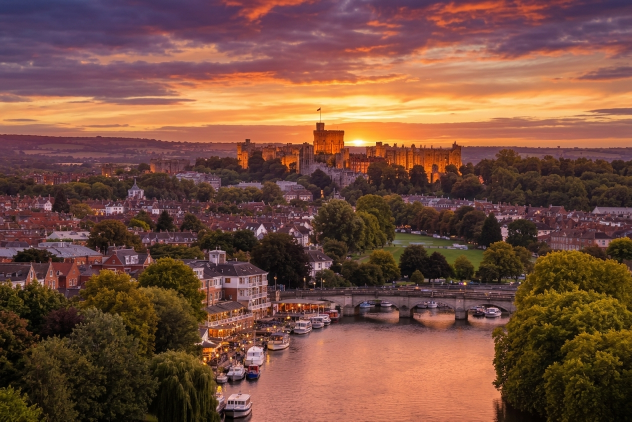
#> input picture adda/website/assets/images/about-slough.jpg, 1264 x 843 px (shown at 1/2 size)
$ python generate_favicons.py ../../../adda/website/assets/images/about-slough.jpg ../../../adda/website/assets/images/durga-pujo-pandal.jpg
#> lines starting #> are read from the running program, lines starting #| are printed output that depends on the picture
#!/usr/bin/env python3
"""
Generate a full favicon set for The Confidence Academy dashboard from the
brand's "runner" mark (a transparent PNG).

Usage:
    python3 generate_favicons.py <source_image.png> <output_dir>

Produces, inside <output_dir>:
    favicon.ico              (multi-resolution: 16, 32, 48 px)
    favicon-16x16.png
    favicon-32x32.png
    favicon-48x48.png
    favicon-192x192.png      (Android / PWA)
    favicon-512x512.png      (Android / PWA, splash)
    apple-touch-icon.png     (180x180, iOS home screen)
    site.webmanifest         (so mobile "add to home screen" picks up the icons)

The source mark is auto-cropped to its opaque content, padded back out to a
square canvas with a small margin (so it isn't touching the edges once
squashed down to 16x16), then resized with high-quality downsampling for
each target size. Re-run this script any time the logo/mark artwork changes.
"""
import sys
import os
import json
from PIL import Image

TARGET_SIZES = [16, 32, 48, 192, 512]
APPLE_TOUCH_SIZE = 180
ICO_SIZES = [16, 32, 48]
MARGIN_RATIO = 0.06  # breathing room around the mark on the square canvas


def load_and_square(src_path, margin_ratio=MARGIN_RATIO):
#> called with margin_ratio = 0.06
    im = Image.open(src_path).convert("RGBA")

    bbox = im.getbbox()
#> bbox = (0, 0, 1264, 843)
    if bbox:
        im = im.crop(bbox)

    w, h = im.size
#> w = 1264; h = 843
    side = max(w, h)
#> side = 1264
    margin = int(side * margin_ratio)
#> margin = 75
    canvas_size = side + margin * 2
#> canvas_size = 1414

    canvas = Image.new("RGBA", (canvas_size, canvas_size), (0, 0, 0, 0))
#> canvas: PIL image 1414x1414 RGBA; every value is 0
    paste_x = (canvas_size - w) // 2
#> paste_x = 75
    paste_y = (canvas_size - h) // 2
#> paste_y = 285
    canvas.paste(im, (paste_x, paste_y), im)
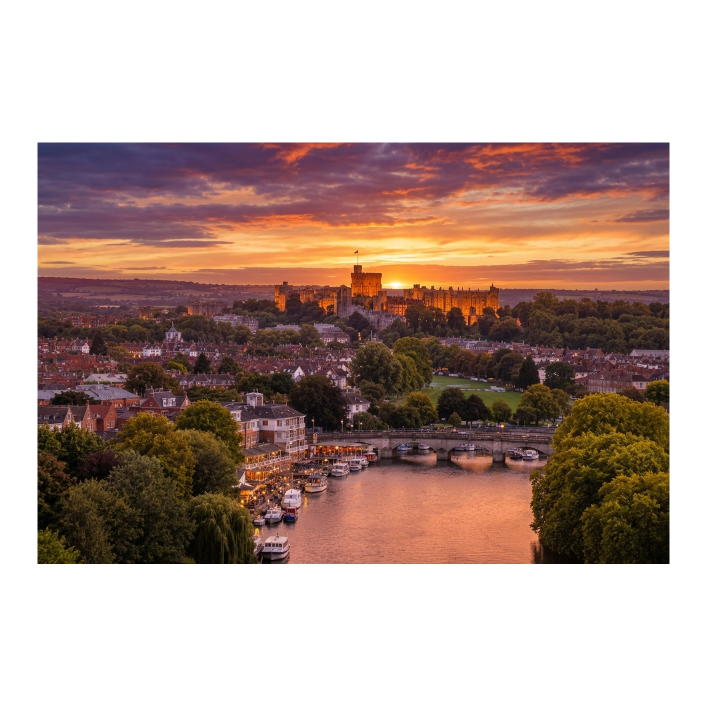
#> canvas: PIL image 1414x1414 RGBA (shown at 1/2 size); mean R, G, B, A 63.5, 41.9, 33.9, 135.9; transparent parts drawn white
    return canvas


def make_favicons(src_path, out_dir):
    os.makedirs(out_dir, exist_ok=True)
    squared = load_and_square(src_path)

    png_paths = {}
    for size in TARGET_SIZES:
        resized = squared.resize((size, size), Image.LANCZOS)
        fname = f"favicon-{size}x{size}.png"
        resized.save(os.path.join(out_dir, fname))
        png_paths[size] = fname
        print(f"  wrote {fname}")
#> this loop made 5 passes
#> pass 1, in make_favicons, `resized = squared.resize((size, size), Image.LANCZOS)`:
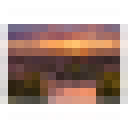
#> resized: PIL image 16x16 RGBA (shown 8 times larger); mean R, G, B, A 85.2, 55.4, 49.9, 136.1; transparent parts drawn white
#> pass 2, in make_favicons, `resized = squared.resize((size, size), Image.LANCZOS)`:
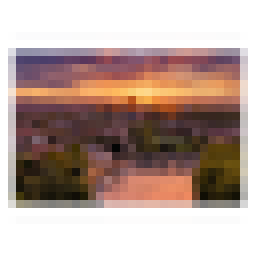
#> resized: PIL image 32x32 RGBA (shown 8 times larger); mean R, G, B, A 74.3, 49, 40.8, 135.8; transparent parts drawn white
#> pass 3, in make_favicons, `resized = squared.resize((size, size), Image.LANCZOS)`:
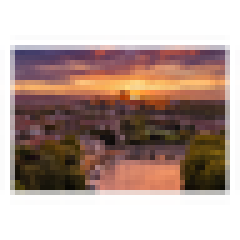
#> resized: PIL image 48x48 RGBA (shown 5 times larger); mean R, G, B, A 73.6, 48.5, 40.1, 136; transparent parts drawn white
#> after the loop:
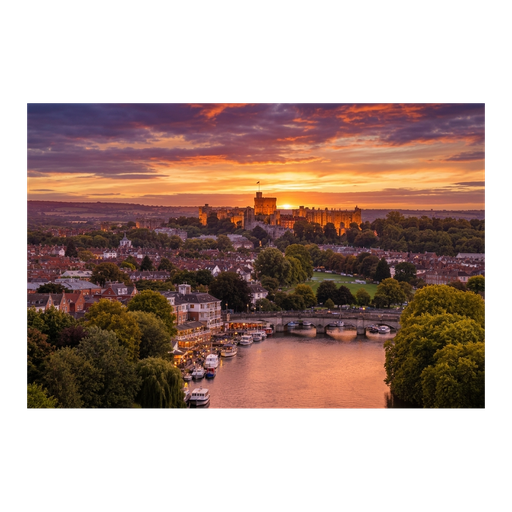
#> resized: PIL image 512x512 RGBA; mean R, G, B, A 64, 42.2, 34.2, 135.9; transparent parts drawn white
#> after the loop, png_paths = {16: 'favicon-16x16.png', 32: 'favicon-32x32.png', 48: 'favicon-48x48.png', 192: 'favicon-192x192.png', 512: 'favicon-512x512.png'}

    apple = squared.resize((APPLE_TOUCH_SIZE, APPLE_TOUCH_SIZE), Image.LANCZOS)
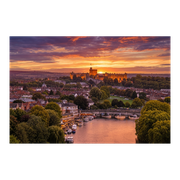
#> apple: PIL image 180x180 RGBA; mean R, G, B, A 65.8, 43.6, 35.4, 135.9; transparent parts drawn white
    # iOS ignores transparency on home-screen icons and fills it with black,
    # so flatten onto white to match the brand's "light backgrounds only" rule.
    apple_flat = Image.new("RGBA", apple.size, (255, 255, 255, 255))
#> apple_flat: PIL image 180x180 RGBA; every value is 255
    apple_flat.paste(apple, (0, 0), apple)
    apple_flat.convert("RGB").save(os.path.join(out_dir, "apple-touch-icon.png"))
    print("  wrote apple-touch-icon.png")

    ico_frames = [squared.resize((s, s), Image.LANCZOS) for s in ICO_SIZES]
#> ico_frames = 3 items
    ico_frames[0].save(
        os.path.join(out_dir, "favicon.ico"),
        format="ICO",
        sizes=[(s, s) for s in ICO_SIZES],
        append_images=ico_frames[1:],
    )
    print("  wrote favicon.ico")

    manifest = {
        "name": "The Confidence Academy — Marketing Calendar",
        "short_name": "TCA Calendar",
        "icons": [
            {"src": png_paths[192], "sizes": "192x192", "type": "image/png"},
            {"src": png_paths[512], "sizes": "512x512", "type": "image/png"},
        ],
        "theme_color": "#00247D",
        "background_color": "#F4F6FB",
        "display": "standalone",
    }
    with open(os.path.join(out_dir, "site.webmanifest"), "w") as f:
        json.dump(manifest, f, indent=2)
    print("  wrote site.webmanifest")


if __name__ == "__main__":
    if len(sys.argv) != 3:
        print(__doc__)
        sys.exit(1)
    make_favicons(sys.argv[1], sys.argv[2])
    print("Done.")
